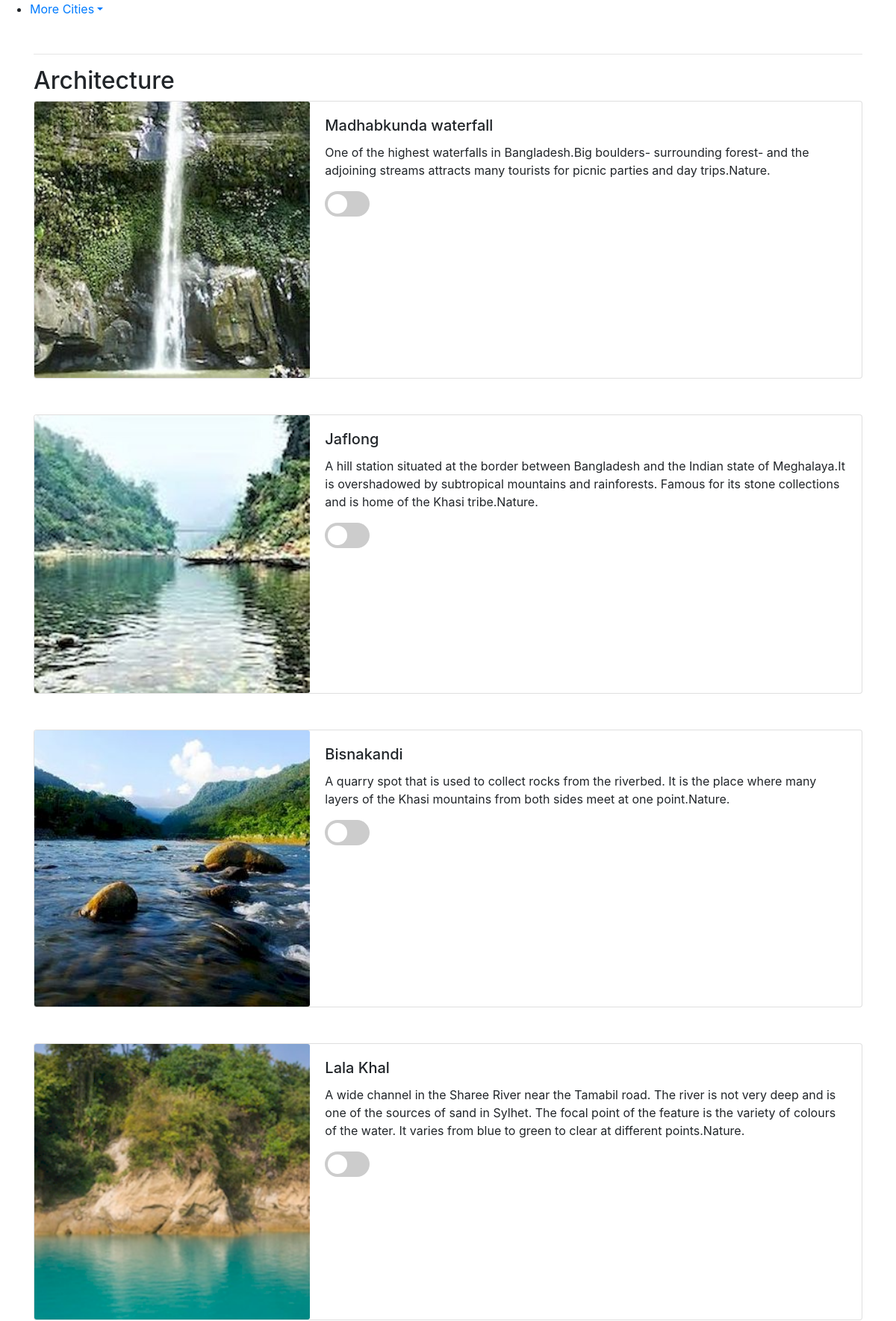
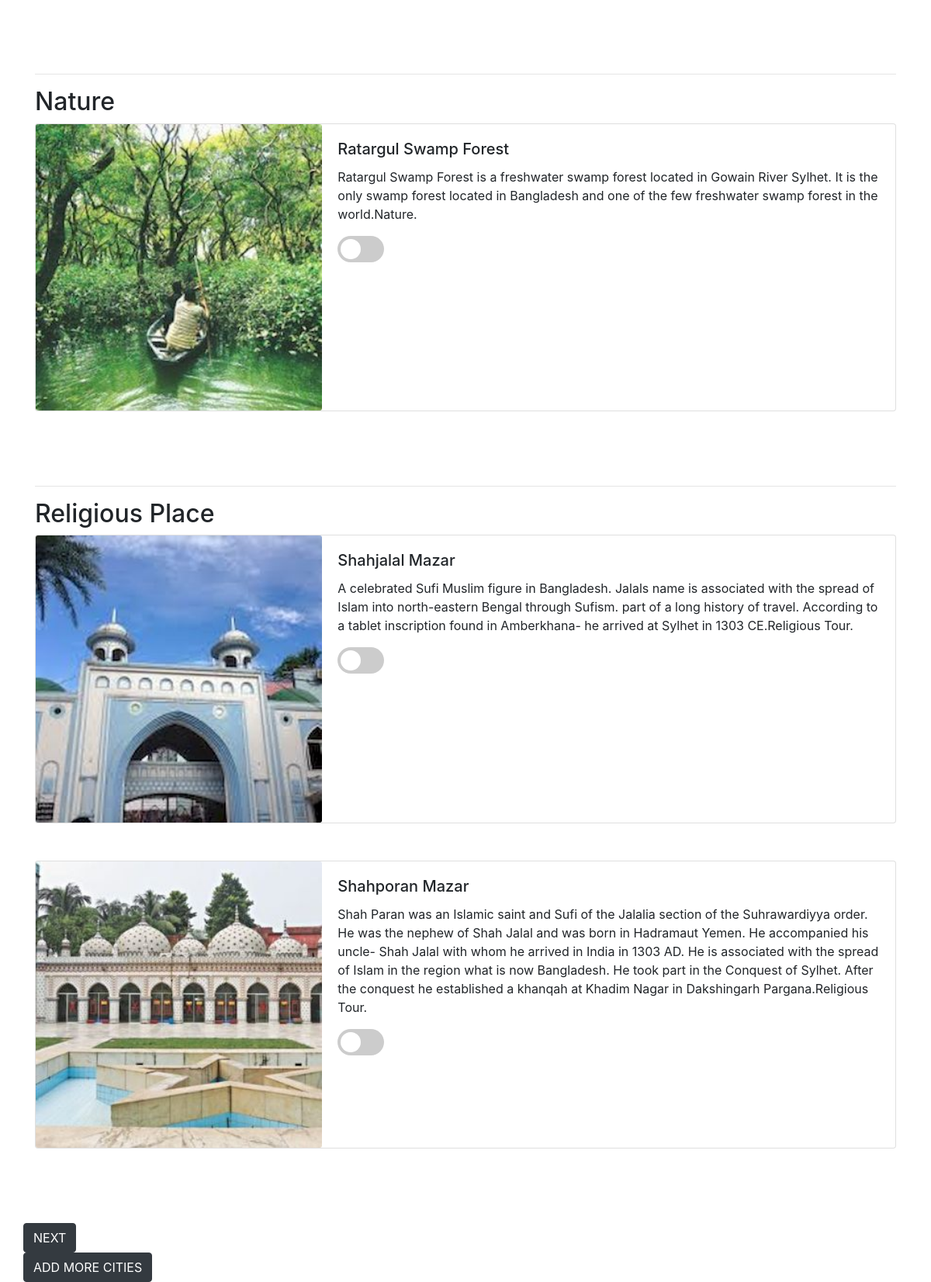
The page /city/preference/3 on the database its author committed (2 pictures, top to bottom).
### database/models.py (models this page shows)
class PREFERENCE(models.Model):
    prefName = models.CharField(max_length=50)
    image = models.ImageField(upload_to='allImages/' )
    def image_tag(self):
        return mark_safe('<img src="{}" width="100" height="50" />'.format(str(self.image.url)))
    image_tag.short_description = 'Image'
    '''def __str__(self):
        return str(self.pk) + "," + self.preferenceName + "," + self.preferenceImages'''

class SPOT(models.Model):
    spotName = models.CharField(max_length=75)
    spotInfo = models.CharField(max_length=2000)
    cityID = models.ForeignKey(CITY, on_delete=models.CASCADE)
    longitude = models.CharField(max_length=30, blank=True)
    latitude = models.CharField(max_length=30, blank=True)
    totalVisitTime = models.CharField(max_length=30, blank=True)
    openTime = models.CharField(max_length=30, blank=True)
    closeTime = models.CharField(max_length=30, blank=True)
    image = models.ImageField(upload_to='allImages/')
    def image_tag(self):
        return mark_safe('<img src="{}" width="100" height="50" />'.format(str(self.image.url)))
    image_tag.short_description = 'Image'
    '''def __str__(self):
        return str(self.pk) + "," + self.spotName + "," + self.spotInfo + "," + str(self.cityID) + "," \
               + self.longitude + "," + self.latitude + "," + self.touristSpotImages'''

### ChoiceSubsystem/views.py (the view)
# urls.py: path('preference/<int:city>', views.preference_page, name="preference"),
def preference_page(request, city):
    print("City: " + str(city) )
    if request.method == 'POST':
       some_var = request.POST.getlist('selected_spot[]')
       print("some_var1: " + str(some_var) )
       print(some_var)
       chosen_spots=request.session.get('chosen_spots',default=None)
       chosen_cities=request.session.get('chosen_cities',default=None)
       print("previous_spots: " + str(chosen_spots) )
       print("previous_cities: " + str(chosen_cities) )
       if chosen_spots is None:
           chosen_spots = some_var
           request.session.__setitem__('chosen_spots',chosen_spots)
       else:
           chosen_spots=chosen_spots+some_var
           request.session.__setitem__('chosen_spots',chosen_spots)
       print("Current Spots: " + str(chosen_spots) )
       if chosen_cities is None:
           if len(some_var)!=0:
               chosen_cities=[]
               chosen_cities.append(city)
               request.session.__setitem__('chosen_cities',chosen_cities)
       else:
           if len(some_var)!=0:
               chosen_cities.append(city)
               request.session.__setitem__('chosen_cities',chosen_cities)
       print("Current City: " + str(chosen_cities) )
       if 'next' in request.POST:
            return render(request,"extraDetailsForm.html",{})
       elif 'add_more_cities' in request.POST:
            return redirect('city')
    else:
        preference_list={}
        pref_spotName_list={}
        pref_spotDescription_list = {}
        pref_spotImage_list={}
        pref_ids=CITYPREFERENCE.objects.filter(cityID=city)
        for p in pref_ids:
            pID = p.preferenceID
            pName=pID.prefName
            preference_list[pID.id]=pID.prefName
            spot_ids=SPOTPREFERENCE.objects.filter(preferenceID=pID)
            spots={}
            spotImages={}
            spotDescriptions={}
            for s in spot_ids:
                sID=s.spotID
                if sID.cityID.id == city:
                    spots[sID.id]=sID.spotName
                    spotImages[sID.id]=sID.image
                    spotDescriptions[sID.id]=sID.spotInfo
            pref_spotName_list[pID.id]=spots
            pref_spotImage_list[pID.id]=spotImages
            pref_spotDescription_list[pID.id]=spotDescriptions
        all_city=CITY.objects.all()
        other_cities={}
        for c in all_city:
            if c.id!=city:
                other_cities[c.id]=c.cityName
        return render(request, 'prefV2.html', {'preference_list':preference_list,
                                                   'pref_spotName_list':pref_spotName_list,
                                                   'pref_spotDescription_list': pref_spotDescription_list,
                                                   'pref_spotImage_list': pref_spotImage_list,
                                                    'other_cities':other_cities,
                                                   })

### ChoiceSubsystem/templatetags/ChoiceSubsystem_extras.py (called while the page is built)
@register.filter(name='foo')
def foo(dict, key):
    return dict[key]

### templates/prefV2.html (shortened to what this page needs)
<!DOCTYPE html>
{% load ChoiceSubsystem_extras %}
<html lang="en">
<head>
    <link rel="stylesheet" href="https://stackpath.bootstrapcdn.com/bootstrap/4.3.1/css/bootstrap.min.css">
</head>
<body>
<form method ="post" action="">
    <ul class="form-row-inner">
    <li class="dropdown"><a class="dropdown-toggle" data-toggle="dropdown" href="#">More Cities</a>
    </li>
    </ul>
{% for key,value in preference_list.items %}
{% if  pref_spotName_list|foo:key %}
<div class="container mt-5">
    <hr>
     <h2>{{ value  }}</h2>
     <ul class="list-group list-group-flush">
         <div class="container">
            {% with spots=pref_spotName_list|foo:key %}
            {% with images=pref_spotImage_list|foo:key %}
            {% with descriptions=pref_spotDescription_list|foo:key %}
            {% for key,value in spots.items %}
             <div class="row">
                <div class="card mb-5" style="max-width: 1200px;">
                  <div class="row no-gutters">
                    <div class="col-md-4">
                      <img src="/media/{{images|foo:key}}" class="card-img" alt="...">
                    </div>
                    <div class="col-md-8">
                      <div class="card-body">
                        <h5 class="card-title">{{ value }}</h5>
                        <p class="card-text">{{descriptions|foo:key}}</p>
                        <label class="switch">
                             <span class="slider round"></span>
                         </label>
                      </div>
                    </div>
                  </div>
                </div>
             </div>
              {% endfor %}
              {% endwith %}
              {% endwith %}
               {% endwith %}
         </div>
     </ul>
</div>
 {% endif %}
{% endfor %}
    <div class="container mt-5">
        <div class="row">
            <input type="submit" class="btn btn-group-lg btn-dark" value="NEXT" name="next" >
        </div>
        <div class="row">
            <input type="submit" class="btn btn-group-lg btn-dark" value="ADD MORE CITIES" name="add_more_cities">
        </div>
    </div>
</form>
</body>
</html>

### templates/prefV2.html (style rules this page uses)
.switch { position: relative; display: inline-block; width: 60px; height: 34px; }
.slider { position: absolute; cursor: pointer; top: 0; left: 0; right: 0; bottom: 0; background-color: #ccc; -webkit-transition: .4s; transition: .4s; }
.slider:before { position: absolute; content: ""; height: 26px; width: 26px; left: 4px; bottom: 4px; background-color: white; -webkit-transition: .4s; transition: .4s; }
.slider.round { border-radius: 34px; }
.slider.round:before { border-radius: 50%; }

### rows shown on the page
PREFERENCE: preference_list "Architecture"
SPOT: shows a picture, spotName "Madhabkunda waterfall", spotInfo "One of the highest waterfalls in Bangladesh.Big boulders- surrounding forest- and the adjoining streams attracts many tourists for picnic parties and day trips.Nature."
SPOT: shows a picture, spotName "Jaflong", spotInfo "A hill station situated at the border between Bangladesh and the Indian state of Meghalaya.It is overshadowed by subtropical mountains and rainforests. Famous for its stone collections and is home of the Khasi tribe.Nature."
SPOT: shows a picture, spotName "Bisnakandi", spotInfo "A quarry spot that is used to collect rocks from the riverbed. It is the place where many layers of the Khasi mountains from both sides meet at one point.Nature."
SPOT: shows a picture, spotName "Lala Khal", spotInfo "A wide channel in the Sharee River near the Tamabil road. The river is not very deep and is one of the sources of sand in Sylhet. The focal point of the feature is the variety of colours of the water. It varies from blue to green to clear at different points.Nature."
PREFERENCE: preference_list "Nature"
SPOT: shows a picture, spotName "Ratargul Swamp Forest", spotInfo "Ratargul Swamp Forest is a freshwater swamp forest located in Gowain River Sylhet. It is the only swamp forest located in Bangladesh and one of the few freshwater swamp forest in the world.Nature."
PREFERENCE: preference_list "Religious Place"
SPOT: shows a picture, spotName "Shahjalal Mazar", spotInfo "A celebrated Sufi Muslim figure in Bangladesh. Jalals name is associated with the spread of Islam into north-eastern Bengal through Sufism. part of a long history of travel. According to a tablet inscription found in Amberkhana- he arrived at Sylhet in 1303 CE.Religious Tour."
SPOT: shows a picture, spotName "Shahporan Mazar", spotInfo "Shah Paran was an Islamic saint and Sufi of the Jalalia section of the Suhrawardiyya order. He was the nephew of Shah Jalal and was born in Hadramaut Yemen. He accompanied his uncle- Shah Jalal with whom he arrived in India in 1303 AD. He is associated with the spread of Islam in the region what is now Bangladesh. He took part in the Conquest of Sylhet. After the conquest he established a khanqah at Khadim Nagar in Dakshingarh Pargana.Religious Tour."
